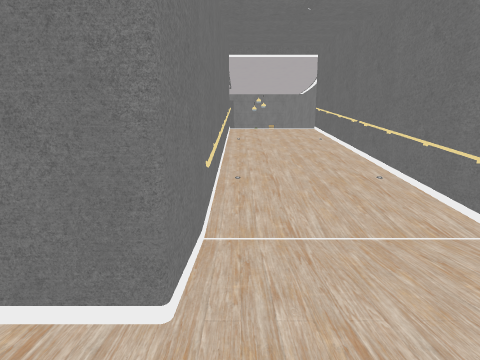
view 1 (above)

18 first-person views from a walk through a scene from a Unity 3-D project. The camera is 1.2 m above the floor, tilts 8° down and sees 90° across. The floor is counted in squares, 1 m on a side. Each view is taken from the middle of a square. On the plan, view 1 faces up. The plan holds only what a view shows up to about 12 squares ahead; the rest is blank. The place goes on beyond the plan. The player is left out. Some surface patterns are stand-ins.

view 2
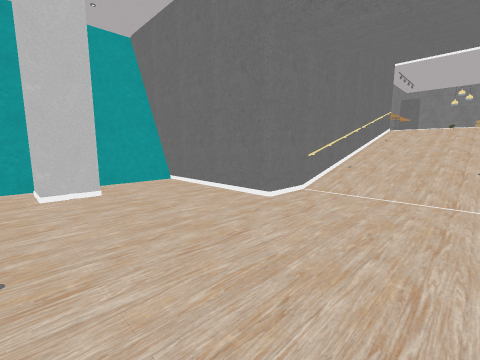

view 3
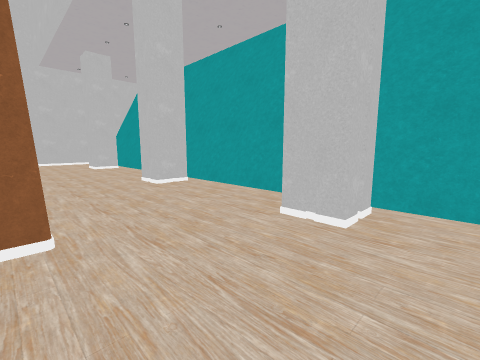

view 4
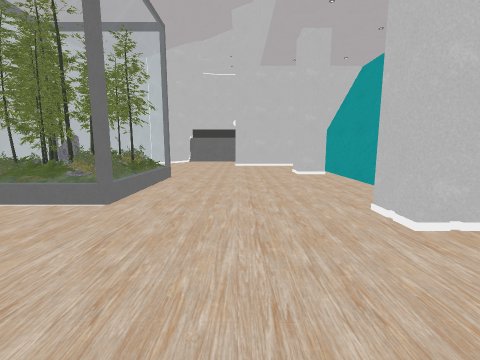

view 5
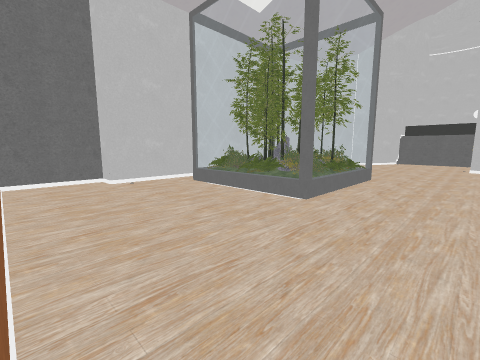

view 6
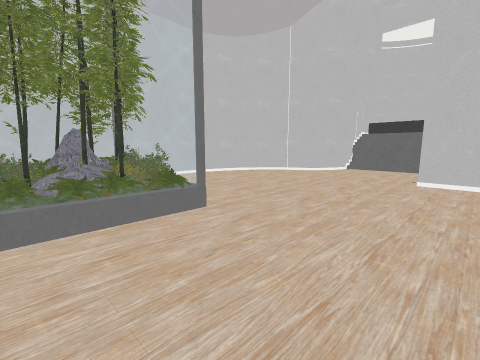

view 7
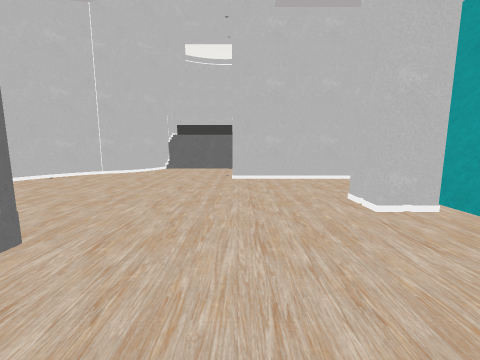

view 8
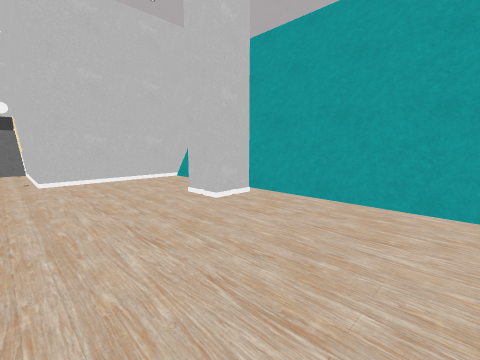

view 9
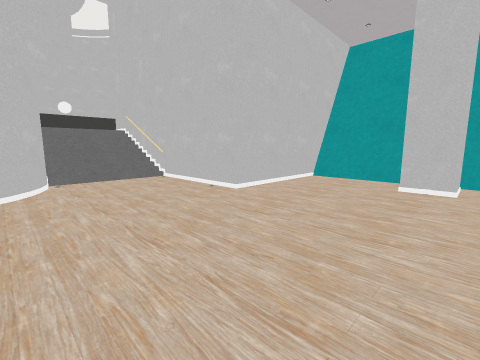

view 10
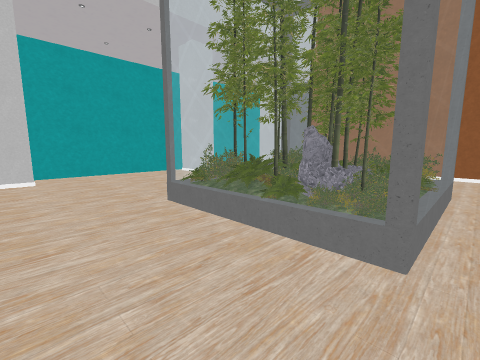

view 11
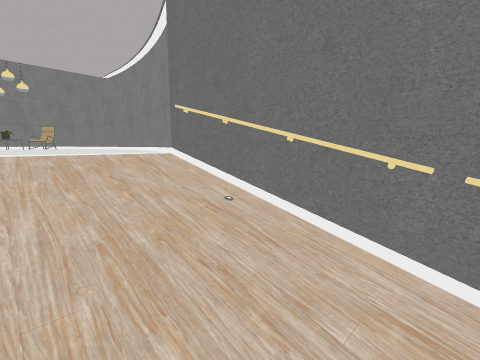

view 12
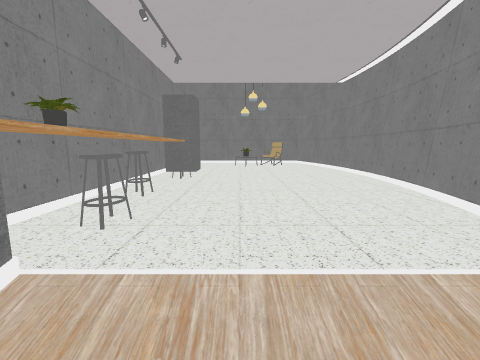

view 13
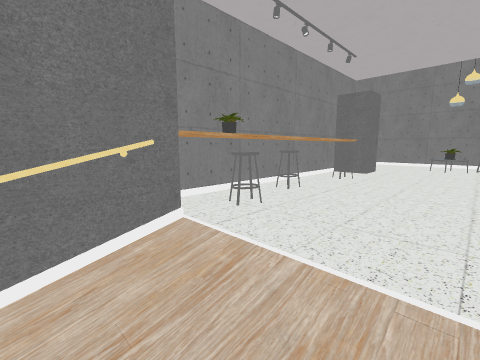

view 14
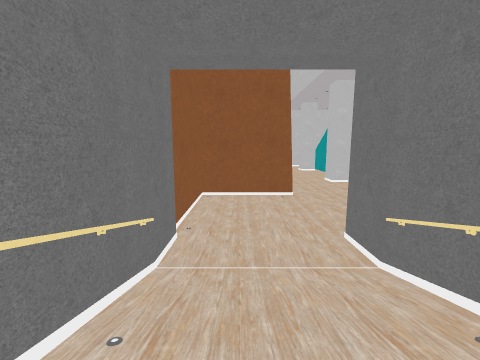

view 15
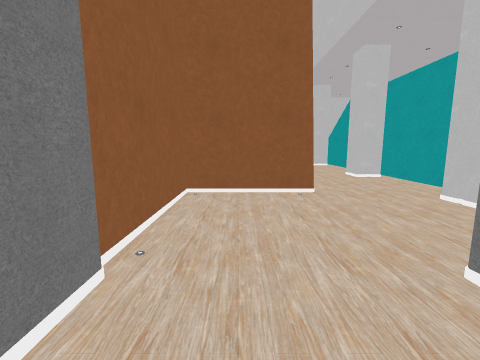

view 16
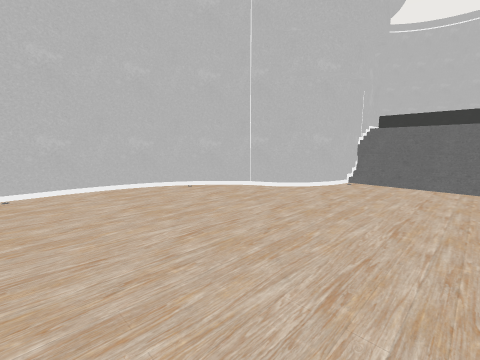

view 17
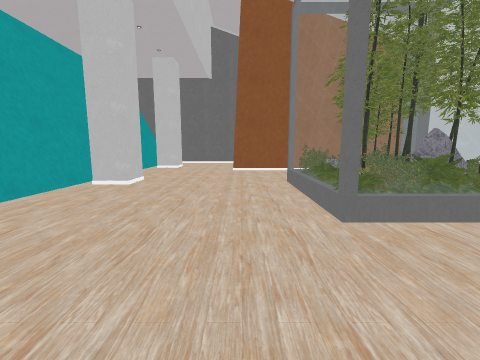

view 18
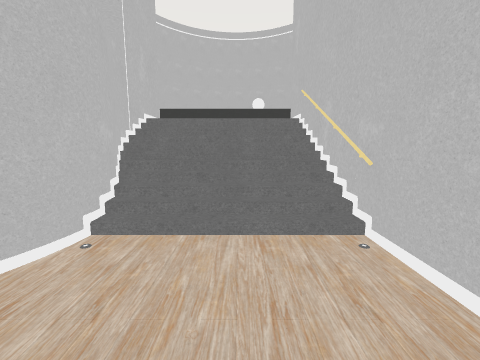

### Floor plan
Key: @ floor where view 1 was taken; # wall or solid block; . main floor; : floor 1.75 m higher than the main floor; + floor 2 m higher than the main floor; / step, stairs or slope; = window, fence, low wall or low ledge; R railing; P pillar; C chair; S stool; T pot; O other object.
Columns run from 6 left of view 1 to 8 right of it. Each row starts with its distance up from view 1.
 22           OO
 21        OCC#O
 20            O
 19      P     #
 18     #P     #
 17      S     O
 16      S     #
 15      O     #
 14      S    ##
 13     #TS   #
 12      O++++O
 11      #////#
 10      #R//R#
  9      #R//R#
  8      #R//R#
  7      #////#
  6      #R//R#
  5      #R//R#
  4      #R//R#
  3      #....#
  2 #=####....#
  1 #=........#
  0 #=....@...#
 -1 ##P.......#
 -2 #PP.......#
 -3 #=........#
 -4 #=....#########
 -5 #=............#
 -6 #=............#
 -7 ##P..........##
 -8 #PP..........#
 -9 #=......OOOOO#
-10 #=......OOOOO#
-11 #=......O OOO#
-12 #=......OOOOO#
-13 #=......OOOO.#
-14 ##P..........#
-15 #PP..........#
-16 #=...........#
-17 #=...........#
-18 #=...........#
-19 ######......##
-20      #......#
-21      #....###
-22      #...##
-23      #///#
-24      R///##
-25      R////#
-26      R////#
-27        :::
-28          ##

Positions as (right, up) in squares from view 1, and headings:
1: (0, 0), facing up
2: (3, -3), facing up-left
3: (0, 0), facing down-left
4: (-1, -4), facing down
5: (-1, -4), facing down-right
6: (-2, -10), facing down-right
7: (-1, -10), facing down
8: (0, -10), facing down-left
9: (4, -14), facing down-left
10: (6, -15), facing up-left
11: (1, 7), facing up-right
12: (1, 10), facing up
13: (2, 10), facing up-left
14: (2, 7), facing down
15: (2, 4), facing down
16: (0, -15), facing down-right
17: (0, -16), facing up
18: (1, -20), facing down
